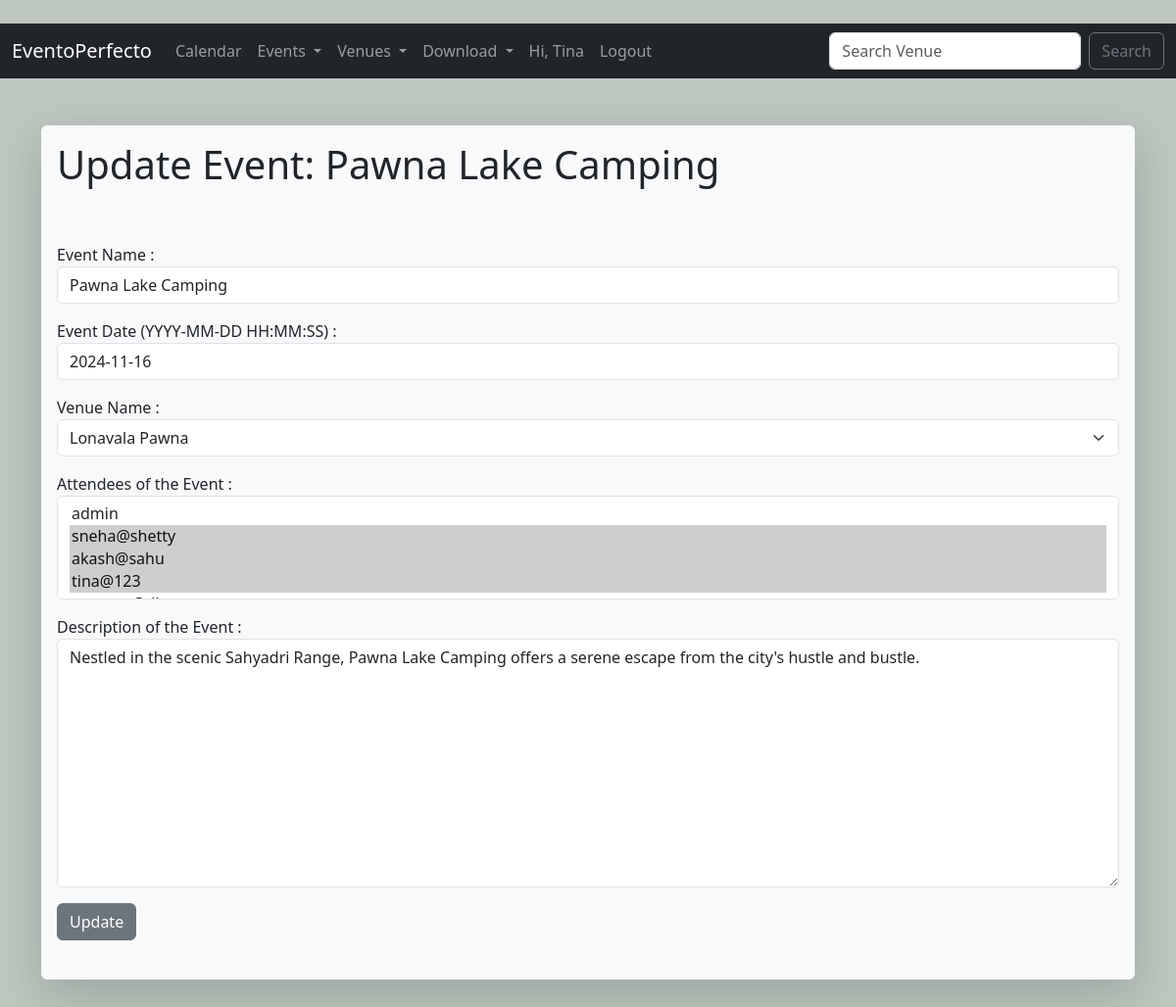
Before: /event_app/update_event/8 (signed in) with the older database file.
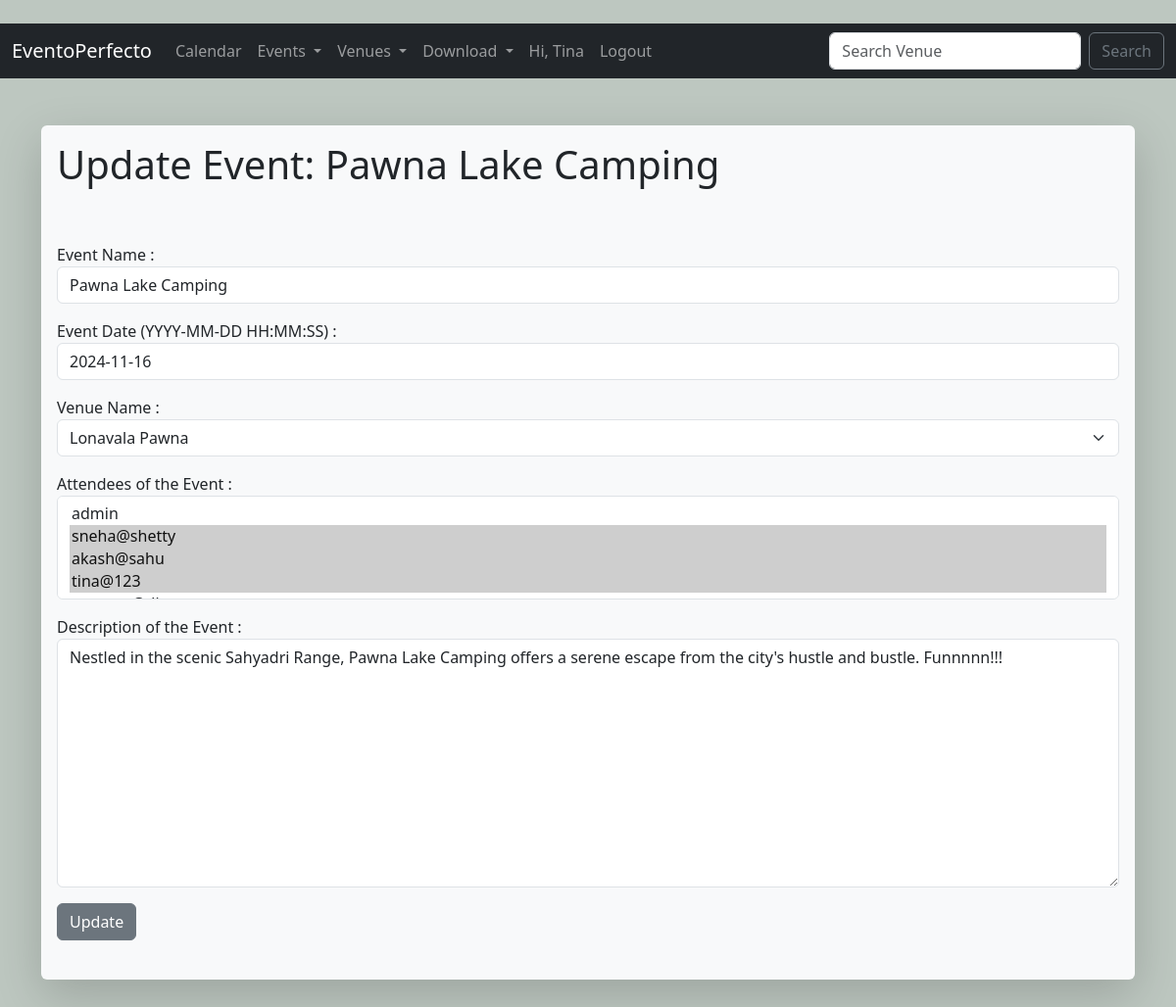
After: the same page with the newer database file.
### events/models.py (models this page shows, shortened)
class Event(models.Model):
    name = models.CharField('Event Name', max_length=120)
    event_date = models.DateTimeField('Event Date')
    venue = models.ForeignKey(Venue, blank=True, null=True, on_delete=models.CASCADE)
    manager = models.ForeignKey( User, blank=True, null=True, on_delete=models.SET_NULL, related_name='event_manager')
    description = models.TextField('Event Description', max_length=250)
    attendees = models.ManyToManyField(User, blank=True, related_name='event_attendees')
    approved = models.BooleanField('Approved', default=False)
    def __str__(self):
        return self.name

class Venue(models.Model):
    name = models.CharField('Venue Name', max_length=120)
    address = models.CharField(max_length=300)
    zip_code = models.CharField('Zip Code', max_length=15)
    phone = models.CharField('Phone Number', max_length=25)
    web = models.URLField('Website Address')
    email = models.EmailField('Email')
    owner = models.IntegerField('Venue Owner', blank=False, default=1)
    image = models.ImageField(null=True, blank=True, upload_to="images/")
    def __str__(self):
        return self.name

### events/views.py (the view)
# urls.py: path('update_event/<int:event_id>', views.update_event, name='update-event'),
def update_event(request, event_id):
    event = Event.objects.get(pk=event_id)
    if request.user.is_superuser:
        form = EventFormAdmin(request.POST or None, instance=event)
        if form.is_valid():
            form.save()
            messages.success(request, "The event has been successfully updated.")
            return redirect('list-events')
    elif request.user == event.manager:
        form = EventForm(request.POST or None, instance=event)
        if form.is_valid():
            form.save()
            messages.success(request, "The event has been successfully updated.")
            return redirect('list-events')
    return render(request, "update_event.html", {'event': event, 'form': form})

### events/forms.py
class EventForm(ModelForm):
    class Meta:
        model = Event
        fields = ('name', 'event_date', 'venue', 'attendees','description' )  # "__all__"
        labels  = {
            'name': 'Event Name :',
            'event_date': 'Event Date (YYYY-MM-DD HH:MM:SS) :',
            'venue': 'Venue Name :',
            'description': 'Description of the Event :',
            'attendees' : 'Attendees of the Event :',
        }
        widgets = {
            'name': forms.TextInput(attrs={'class':'form-control', 'placeholder': 'Enter Event Name Here'}),
            'event_date': forms.DateInput(attrs={'class':'form-control', 'placeholder': 'Date of the event'}),
            'venue': forms.Select(attrs={'class':'form-select', 'placeholder': 'Venue Name'}),
            'attendees': forms.SelectMultiple(attrs={'class':'form-control', 'placeholder': 'Attendees of the Event'}),
            'description': forms.Textarea(attrs={'class': 'form-control', 'placeholder': 'Description of the Event'}),
        }

### events/templates/update_event.html (shortened to what this page needs)
{% extends 'base.html'%}
{% block content%}
    {% if user.is_authenticated %}
        {% if user == event.manager or user.is_superuser%}
            <h1>Update Event: {{ event }}</h1>
            <br/> <br/>
            {% if submitted %}
                Your Event was submitted successfully!!!
            {% else %}
                 <form action="" method="POST">
                     {{ form.as_p}}
                     <input type="submit" value="Update" class="btn btn-secondary">
                 </form>
            {% endif %}
        {% else %}
            <h2>Access Denied!! Only event manager and admin can edit or delete their event.</h2>
        {% endif %}
    {% else %}
    <h2>Sorry...You have to login to view this page </h2>
    {% endif %}
{% endblock content%}

Changed rows visible on the page:
changed Event "Pawna Lake Camping": description "Nestled in the scenic Sahyadri Range, Pawna Lake Camping offers a serene escape from the city's hustle and bustle." → "Nestled in the scenic Sahyadri Range, Pawna Lake Camping offers a serene escape from the city's hustle and bustle. Funnnnn!!!"
